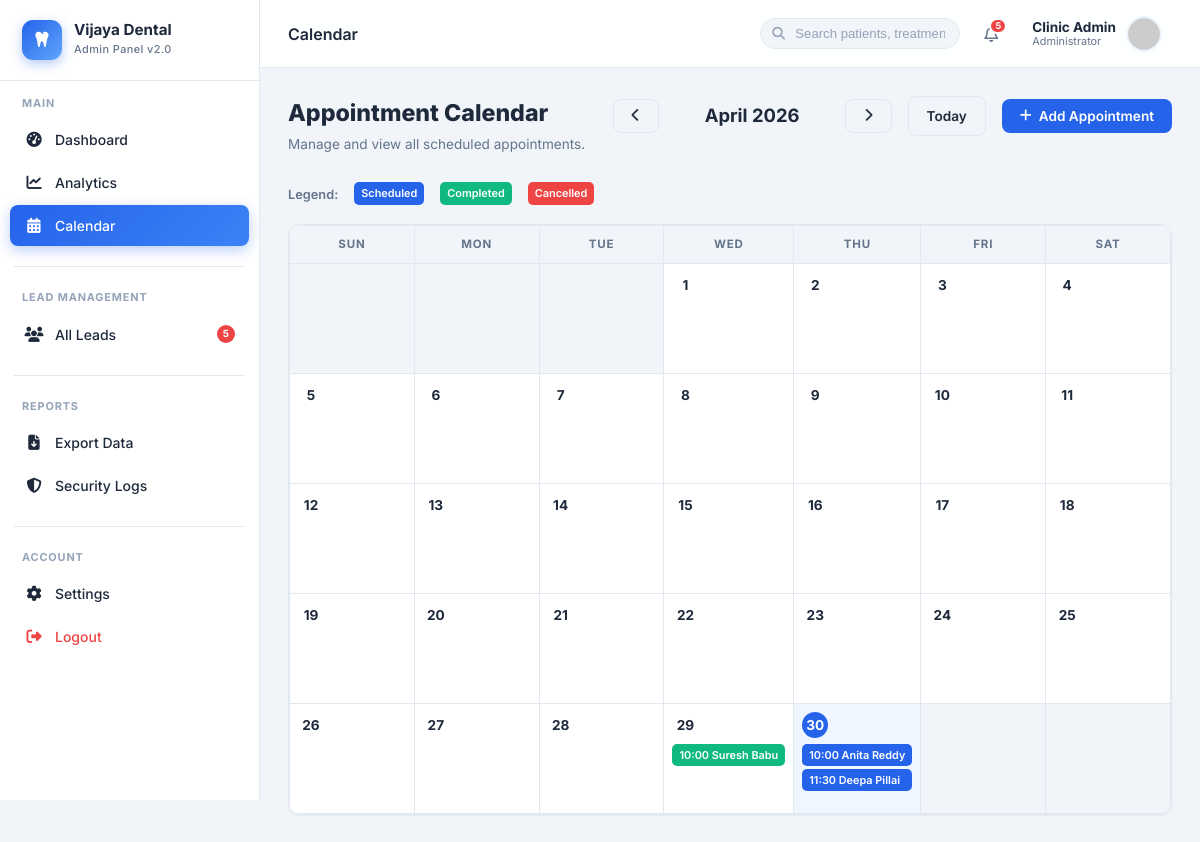
The app's page /calendar.php (signed in) with its own data.
### tables this page shows
CREATE TABLE IF NOT EXISTS appointments (
    id               INT AUTO_INCREMENT PRIMARY KEY,
    patient_id       INT DEFAULT NULL,
    patient_name     VARCHAR(100) NOT NULL,
    treatment        VARCHAR(100) NOT NULL,
    appointment_date DATE        NOT NULL,
    appointment_time TIME        NOT NULL,
    status           ENUM('Scheduled','Completed','Cancelled') DEFAULT 'Scheduled',
    notes            TEXT,
    created_at       TIMESTAMP DEFAULT CURRENT_TIMESTAMP,
    FOREIGN KEY (patient_id) REFERENCES leads(id) ON DELETE SET NULL
);

### calendar.php (the view, shortened to what this page needs)
<?php
require_once __DIR__ . '/includes/header.php';
require_once __DIR__ . '/includes/sidebar.php';
require_once __DIR__ . '/includes/topbar.php';
$month = isset($_GET['month']) ? max(1, min(12, (int)$_GET['month'])) : (int)date('m');
$year  = isset($_GET['year'])  ? (int)$_GET['year'] : (int)date('Y');
$first_ts     = mktime(0,0,0,$month,1,$year);
$days_in_month = (int)date('t', $first_ts);
$start_weekday = (int)date('w', $first_ts);
$month_name   = date('F', $first_ts);
$today_day    = (date('m')==$month && date('Y')==$year) ? (int)date('j') : -1;
$prev_ts = strtotime('-1 month', $first_ts);
$next_ts = strtotime('+1 month', $first_ts);
$prev = ['m'=>date('m',$prev_ts), 'y'=>date('Y',$prev_ts)];
$next = ['m'=>date('m',$next_ts), 'y'=>date('Y',$next_ts)];
$apps_res = $conn->query("SELECT * FROM appointments
                           WHERE MONTH(appointment_date)=$month AND YEAR(appointment_date)=$year
                           ORDER BY appointment_time ASC");
$app_map  = [];
while ($a = $apps_res->fetch_assoc()) {
    $d = (int)date('j', strtotime($a['appointment_date']));
    $app_map[$d][] = $a;
}
?>
<div class="content-wrapper">
    <div class="page-header">
        <div class="page-header-left">
            <h1 class="page-title">Appointment Calendar</h1>
            <p class="page-subtitle">Manage and view all scheduled appointments.</p>
        </div>
        <div class="d-flex ai-center gap-8">
            <a href="?month=<?php echo $prev['m']; ?>&year=<?php echo $prev['y']; ?>" class="btn btn-secondary">
                <i class="fas fa-chevron-left"></i>
            </a>
            <span style="font-size:1.15rem;font-weight:700;min-width:170px;text-align:center;">
                <?php echo $month_name . ' ' . $year; ?>
            </span>
            <a href="?month=<?php echo $next['m']; ?>&year=<?php echo $next['y']; ?>" class="btn btn-secondary">
                <i class="fas fa-chevron-right"></i>
            </a>
            <a href="?month=<?php echo date('m'); ?>&year=<?php echo date('Y'); ?>" class="btn btn-secondary" style="margin-left:8px;">Today</a>
            <button onclick="openAddModal()" class="btn btn-primary" style="margin-left:8px;">
                <i class="fas fa-plus"></i> Add Appointment
            </button>
        </div>
    </div>
    <div class="d-flex ai-center gap-8" style="margin-bottom:16px;gap:16px;flex-wrap:wrap;">
        <span style="font-size:0.8rem;font-weight:600;color:var(--text-muted);">Legend:</span>
        <span class="app-tag scheduled" style="position:static;width:auto;display:inline-block;opacity:1;"> Scheduled</span>
        <span class="app-tag completed" style="position:static;width:auto;display:inline-block;opacity:1;"> Completed</span>
        <span class="app-tag cancelled" style="position:static;width:auto;display:inline-block;opacity:1;"> Cancelled</span>
    </div>
    <div class="card" style="padding:0;overflow:hidden;">
        <div class="cal-grid">
            <?php foreach(['Sun','Mon','Tue','Wed','Thu','Fri','Sat'] as $d): ?>
                <div class="cal-head"><?php echo $d; ?></div>
            <?php endforeach; ?>
            <?php
            for ($i=0; $i<$start_weekday; $i++) echo '<div class="cal-cell empty-cell"></div>';
            for ($day=1; $day<=$days_in_month; $day++):
                $cls = ($day===$today_day) ? 'today-cell' : '';
            ?>
                <div class="cal-cell <?php echo $cls; ?>">
                    <span class="day-num"><?php echo $day; ?></span>
                    <?php if (!empty($app_map[$day])): ?>
                        <?php foreach($app_map[$day] as $app): ?>
                            <span class="app-tag <?php echo strtolower($app['status']); ?>"
                                  title="<?php echo htmlspecialchars($app['patient_name']); ?> — <?php echo htmlspecialchars($app['treatment']); ?> @ <?php echo date('H:i', strtotime($app['appointment_time'])); ?>">
                                <?php echo date('H:i', strtotime($app['appointment_time'])); ?>
                                <?php echo htmlspecialchars($app['patient_name']); ?>
                            </span>
                        <?php endforeach; ?>
                    <?php endif; ?>
                </div>
            <?php endfor; ?>
            <?php
            $used = $start_weekday + $days_in_month;
            $remaining = (7 - ($used % 7)) % 7;
            for ($i=0; $i<$remaining; $i++) echo '<div class="cal-cell empty-cell"></div>';
            ?>
        </div>
    </div>
</div>
<?php require_once __DIR__ . '/includes/footer.php'; ?>

### assets/css/style.css (style rules this page uses)
:root { --primary: #2563eb; --primary-dark: #1d4ed8; --primary-light: #eff6ff; --primary-ring: rgba(37, 99, 235, 0.15); --secondary: #10b981; --secondary-dark:#059669; --accent: #f59e0b; --danger: #ef4444; --text-main: #1e293b; --text-muted: #64748b; --text-light: #94a3b8; --bg-main: #f1f5f9; --bg-card: #ffffff; --border: #e2e8f0; --sidebar-w: 260px; --topbar-h: 68px; --shadow-xs: 0 1px 2px rgba(0,0,0,.05); --shadow-sm: 0 2px 8px rgba(0,0,0,.07); --shadow-md: 0 8px 24px rgba(0,0,0,.08); --shadow-lg: 0 16px 48px rgba(0,0,0,.12); --radius-sm: 8px; --radius: 12px; --radius-lg: 16px; --transition: all 0.22s ease; }
*, *::before, *::after { box-sizing: border-box; margin: 0; padding: 0; }
html { scroll-behavior: smooth; }
body { font-family: 'Inter', system-ui, -apple-system, sans-serif; background: var(--bg-main); color: var(--text-main); overflow-x: hidden; font-size: 14px; line-height: 1.5; }
a { text-decoration: none; color: inherit; }
button { font-family: inherit; }
.content-wrapper { padding: 28px; animation: fadeUp 0.38s ease; }
.page-header { margin-bottom: 28px; display: flex; align-items: flex-start; justify-content: space-between; gap: 16px; flex-wrap: wrap; }
.page-header-left .page-title { font-size: 1.45rem; font-weight: 800; color: var(--text-main); }
.page-header-left .page-subtitle { font-size: 0.85rem; color: var(--text-muted); margin-top: 3px; }
.card { background: var(--bg-card); border-radius: var(--radius); box-shadow: var(--shadow-xs); border: 1px solid var(--border); padding: 24px; }
.btn { display: inline-flex; align-items: center; justify-content: center; gap: 7px; padding: 9px 18px; border-radius: var(--radius-sm); font-weight: 600; font-size: 0.85rem; cursor: pointer; border: none; transition: var(--transition); white-space: nowrap; text-decoration: none; font-family: inherit; }
.btn-primary { background: var(--primary); color: #fff; }
.btn-secondary { background: var(--bg-main); color: var(--text-main); border: 1.5px solid var(--border); }
.gap-8 { gap: 8px; }
.d-flex { display: flex; }
.ai-center { align-items: center; }

### calendar.php (style rules this page uses)
.cal-grid { display: grid; grid-template-columns: repeat(7, 1fr); border-left: 1px solid var(--border); border-top: 1px solid var(--border); }
.cal-head { background: var(--bg-main); padding: 10px; text-align: center; font-size: 0.72rem; font-weight: 700; color: var(--text-muted); text-transform: uppercase; letter-spacing: 0.07em; border-right: 1px solid var(--border); border-bottom: 1px solid var(--border); }
.cal-cell { min-height: 110px; padding: 8px; border-right: 1px solid var(--border); border-bottom: 1px solid var(--border); background: #fff; vertical-align: top; transition: background .15s; }
.cal-cell.empty-cell { background: var(--bg-main); }
.cal-cell.today-cell { background: var(--primary-light); }
.day-num { font-weight: 700; font-size: 0.85rem; margin-bottom: 6px; display: inline-flex; align-items: center; justify-content: center; width: 26px; height: 26px; border-radius: 50%; }
.cal-cell.today-cell .day-num { background: var(--primary); color: #fff; }
.app-tag { display: block; font-size: 0.68rem; font-weight: 600; padding: 3px 7px; border-radius: 5px; margin-bottom: 3px; white-space: nowrap; overflow: hidden; text-overflow: ellipsis; cursor: pointer; color: #fff; }
.app-tag.scheduled { background: var(--primary); }
.app-tag.completed { background: var(--secondary); }
.app-tag.cancelled { background: var(--danger); }

### records on screen
appointments: appointment_time "10:00", patient_name "Suresh Babu"
appointments: appointment_time "10:00", patient_name "Anita Reddy"
appointments: appointment_time "11:30", patient_name "Deepa Pillai"

### other values on screen
$new_leads_count "5"
$pageTitle "Calendar"
$_SESSION['admin_name'] "Clinic Admin"
$month_name "April"
$year "2026"
$d "SUN"
$d "MON"
$d "TUE"
$d "WED"
$d "THU"
$d "FRI"
$d "SAT"
